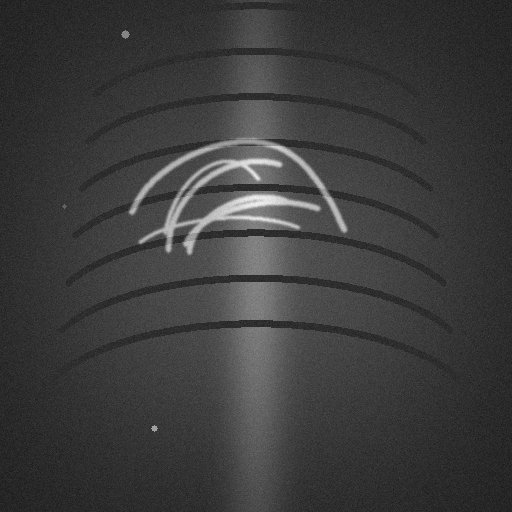
#> input picture data/synthetic/frame_002.tif, 512 x 512 px
$ python benchmark.py --input data/synthetic/frame_002.tif --input-dir data/synthetic
#> lines starting #> are read from the running program, lines starting #| are printed output that depends on the picture
### src/pipeline.py
"""
Coronary angiography enhancement: standard images, videos and DICOM (.dcm).

DICOM uses the SAME technique as video: every DICOM frame is rescaled once,
converted to uint8 with ONE shared intensity window, and then passed through
process_video_frame() (CLAHE -> black-hat -> Otsu/adaptive threshold ->
soft mask -> selective darkening -> light sharpening).

Entry points
  process_frame(img16, ...)        -> (background_uint16, final_uint16)   images
  process_video_frame(frame, ...)  -> uint8 BGR frame                      videos
  load_dicom_frames(path_or_bytes) -> (frames_uint8 (N,H,W), fps)          DICOM
  process_dicom_frames(frames8)    -> enhanced uint8 stack (N,H,W)         DICOM
  process_dicom_file(path)         -> (raw, enhanced) or enhanced stack    DICOM
  enhance_black_vessels(frame, ..) -> uint8 gray frame (dark vessels)
  calibrate_black_state(frames)    -> locked thresholds for a whole video

Academic/research visualization only. Not for clinical diagnosis.
"""

import argparse
import io
import time
from pathlib import Path

import cv2
import numpy as np
import pydicom


# ============================================================
# REUSABLE VIDEO CLAHE
# Defined once at module level so it is not rebuilt per frame.
# ============================================================

VIDEO_CLAHE = cv2.createCLAHE(
    clipLimit=1.3,
    tileGridSize=(8, 8)
)


# ============================================================
# IMAGE READING
# ============================================================

def read_gray16(path: str) -> np.ndarray:
    """Read a standard image (PNG, JPEG, TIFF, ...) as uint16 grayscale."""
#> called with path = 'data/synthetic/frame_002.tif'

    img = cv2.imread(str(Path(path)), cv2.IMREAD_UNCHANGED)
#> img is the input picture: shape (512, 512) uint16; min 5692, max 61933, mean 15546.7

    if img is None:
        raise FileNotFoundError(f"Cannot read image: {path}")

    if img.ndim == 3:
        if img.shape[2] == 4:
            img = cv2.cvtColor(img, cv2.COLOR_BGRA2GRAY)
        else:
            img = cv2.cvtColor(img, cv2.COLOR_BGR2GRAY)

    if img.dtype == np.uint16:
        return img

    if img.dtype == np.uint8:
        return img.astype(np.uint16) * 257

    values = img.astype(np.float32)
    values = np.nan_to_num(values, nan=0.0, posinf=0.0, neginf=0.0)

    if np.issubdtype(img.dtype, np.integer):
        info = np.iinfo(img.dtype)
        if info.min < 0:
            lo, hi = float(values.min()), float(values.max())
            if hi <= lo:
                return np.zeros(img.shape, dtype=np.uint16)
            values = (values - lo) / (hi - lo)
        else:
            values = values / max(float(info.max), 1.0)
    else:
        lo, hi = float(values.min()), float(values.max())
        if lo < 0 or hi > 1:
            if hi <= lo:
                return np.zeros(img.shape, dtype=np.uint16)
            values = (values - lo) / (hi - lo)

    return np.clip(values * 65535.0, 0, 65535).astype(np.uint16)


# ============================================================
# NORMALIZATION AND DISPLAY CONVERSION
# ============================================================

def robust_normalize16(
    img16: np.ndarray,
    low: float = 1.0,
    high: float = 99.5
) -> np.ndarray:
    """Percentile normalization for a grayscale image."""

    image = img16.astype(np.float32)
    lo, hi = np.percentile(image, (low, high))

    if hi <= lo + 1:
        return img16.copy()

    normalized = (image - lo) * (65535.0 / (hi - lo))
    return np.clip(normalized, 0, 65535).astype(np.uint16)


def to_uint8(
    image: np.ndarray,
    percentiles=(0.5, 99.5)
) -> np.ndarray:
    """Convert an image to uint8 for OpenCV processing/display."""

    if image.dtype == np.uint8:
        return image.copy()

    values = image.astype(np.float32)
    values = np.nan_to_num(values, nan=0.0, posinf=0.0, neginf=0.0)

    if image.dtype == np.uint16:
        return np.clip(values / 257.0, 0, 255).astype(np.uint8)

    lo, hi = np.percentile(values, percentiles)

    if hi <= lo:
        return np.zeros(image.shape, dtype=np.uint8)

    return np.clip(
        (values - lo) * (255.0 / (hi - lo)),
        0, 255
    ).astype(np.uint8)


def to_uint16(image: np.ndarray) -> np.ndarray:
    """Convert uint8 grayscale output to uint16."""

    return image.astype(np.uint16) * 257


# ============================================================
# CLAHE
# ============================================================

# [15 lines left out: function clahe16, not called in this run]


# ============================================================
# BACKGROUND SUPPRESSION
# ============================================================

def suppress_background(
    img16: np.ndarray,
    kernel_size: int = 21,
    keep_original: float = 0.80
) -> np.ndarray:
    """Estimate broad background and gently blend a detail-enhanced
    image with the original."""

    x8 = to_uint8(img16)

    kernel_size = max(3, int(kernel_size))
    if kernel_size % 2 == 0:
        kernel_size += 1

    kernel = cv2.getStructuringElement(
        cv2.MORPH_ELLIPSE,
        (kernel_size, kernel_size)
    )

    background = cv2.morphologyEx(x8, cv2.MORPH_OPEN, kernel)
    residual = cv2.subtract(x8, background)

    detail_weight = 1.0 - float(np.clip(keep_original, 0.0, 1.0))

    output = cv2.addWeighted(
        x8, 1.0 - detail_weight,
        residual, detail_weight,
        0
    )

    return to_uint16(output)


# ============================================================
# MULTI-SCALE VESSEL RESPONSE (legacy path)
# ============================================================

# [131 lines left out: functions vessel_response, clean_vessel_response, suppress_large_structures, enhance_vessel_layer, sharpen_vessels, not called in this run]


# ============================================================
# BLACK VESSELS WITHOUT BRIGHTENING THE IMAGE
#
#   1. Estimate and suppress the background (closing keeps big dark
#      vessels out of the estimate; only slow shading is divided out,
#      so overall brightness is unchanged - no contrast stretch).
#   2. Multi-scale black-hat vessel response on the corrected image.
#   3. Threshold the response (Otsu-based floor + hysteresis: weak thin
#      vessels survive only if they touch a strong one) -> vessel mask.
#   4. Darken pixels only where the mask says vessel:
#          result = base * (1 - strength * mask)
#   5. No CLAHE after darkening (it would bring background texture back);
#      only a very light unsharp mask.
# ============================================================

def _find_roi(gray8):
    """Bounding box (x0, y0, x1, y1) of the real image area, found from the
    strong intensity step at the edge of the dark vignette/border."""

    h, w = gray8.shape
    g = gray8.astype(np.float32)

    def edges(profile, n):
        p = cv2.GaussianBlur(profile.reshape(1, -1), (0, 0), 3).ravel()
        d = np.gradient(p)
        a = int(n * 0.30)
        i0 = int(np.argmax(d[:a]))                  # dark -> bright
        i1 = int(n - a + np.argmin(d[n - a:]))      # bright -> dark
        strength = min(d[i0], -d[i1])
        return i0, i1, strength

    cols = g[h // 4:3 * h // 4].mean(axis=0)
    rows = g[:, w // 4:3 * w // 4].mean(axis=1)
    x0, x1, sx = edges(cols, w)
    y0, y1, sy = edges(rows, h)

    if sx < 0.15 or sy < 0.15 or x1 - x0 < 0.4 * w or y1 - y0 < 0.4 * h:
        return 0, 0, w, h                            # no border found

    pad = max(2, int(0.008 * min(h, w)))
    return x0 + pad, y0 + pad, x1 - pad, y1 - pad


def _gray_float(frame):
    """Frame -> float32 gray on a 0..255 scale, without contrast stretching."""

    if frame.ndim == 3:
        code = cv2.COLOR_BGRA2GRAY if frame.shape[2] == 4 else cv2.COLOR_BGR2GRAY
        frame = cv2.cvtColor(frame, code)

    if frame.dtype == np.uint16:
        return frame.astype(np.float32) / 257.0

    if frame.dtype == np.uint8:
        return frame.astype(np.float32)

    return to_uint8(frame).astype(np.float32)


def enhance_black_vessels(
    frame,
    invert=False,          # True = source vessels are BRIGHT; output vessels are still black
    state=None,            # one dict per video (see calibrate_black_state)
    strength=0.88,         # 0..1 how black the vessels become (1 = fully black)
    sensitivity=1.0,       # >1 finds more thin vessels (and more noise); <1 is stricter
    shading=0.6,           # 0..1 how much slow background shading is flattened
    sharpen=0.15,          # light unsharp mask; 0 = off
    min_depth=0.55,        # strong seeds must be this fraction as deep as calibrated vessels
):
    """Return an 8-bit grayscale frame: same brightness, vessels darkened."""

    if frame is None or frame.size == 0:
        raise ValueError("Input frame is empty.")

    if state is None:
        state = {}

    gray = _gray_float(frame)
    if invert:
        gray = 255.0 - gray

    if "roi" not in state:
        state["roi"] = _find_roi(np.clip(gray, 0, 255).astype(np.uint8))

    x0, y0, x1, y1 = [int(v) for v in state["roi"]]
    crop = gray[y0:y1, x0:x1].astype(np.float32)
    h, w = crop.shape
    rs = min(h, w) / 1024.0

    denoised = cv2.GaussianBlur(crop, (0, 0), 0.8)

    # Clip black speckle for DETECTION only (the output keeps real pixels)
    floor_val = float(np.percentile(crop, 1.0))
    det = cv2.GaussianBlur(np.maximum(crop, floor_val), (0, 0), 0.9)
    logdet = np.log1p(np.maximum(det, 0)).astype(np.float32)

    # ---- STEP 1: estimate and suppress the background -------------
    max_vessel_px = 28 * rs
    ds = 4
    small = cv2.resize(
        logdet, (max(16, w // ds), max(16, h // ds)), interpolation=cv2.INTER_AREA
    )
    k = max(5, int(2 * max_vessel_px / ds) | 1)
    small = cv2.copyMakeBorder(small, k, k, k, k, cv2.BORDER_REFLECT)
    bg = cv2.morphologyEx(
        small, cv2.MORPH_CLOSE, cv2.getStructuringElement(cv2.MORPH_ELLIPSE, (k, k))
    )
    bg = cv2.GaussianBlur(bg, (0, 0), max(2.0, k / 3.0))[k:-k, k:-k]
    bg = cv2.resize(bg, (w, h), interpolation=cv2.INTER_LINEAR)
    flat = (logdet - bg).astype(np.float32)          # ~0 background, <0 vessels

    # Base image: divide out slow shading only. Dividing by a median-normalised
    # background keeps the average brightness unchanged.
    bg_lin = np.expm1(bg)
    shade = bg_lin / (float(np.median(bg_lin)) + 1e-6)
    base = denoised / np.power(np.maximum(shade, 0.05), shading)
    base = np.clip(base, 0, 255).astype(np.float32)

    # ---- STEP 2: black-hat vessel response ------------------------
    # 100*exp(flat) = background-corrected image (background ~100)
    corrected = (100.0 * np.exp(flat)).astype(np.float32)
    response = np.zeros_like(corrected)
    for size in (5, 9, 15, 25):
        size = max(3, int(round(size * rs)) | 1)
        kernel = cv2.getStructuringElement(cv2.MORPH_ELLIPSE, (size, size))
        np.maximum(
            response,
            cv2.morphologyEx(corrected, cv2.MORPH_BLACKHAT, kernel),
            out=response
        )
    response = cv2.GaussianBlur(response, (0, 0), 0.8)   # ~ % contrast below background

    # ---- STEP 3: threshold the response -> vessel mask ------------
    ref_now = float(np.percentile(response, 99.5)) + 1e-6
    ref = state["ref"] if state.get("locked") else ref_now
    r8 = np.clip(response / ref * 255.0, 0, 255).astype(np.uint8)

    if state.get("locked"):
        floor, seed, hi = state["floor"], state["seed"], state["hi"]
    else:
        otsu, _ = cv2.threshold(r8, 0, 255, cv2.THRESH_BINARY + cv2.THRESH_OTSU)
        otsu = float(otsu)
        floor = max(2.0, 0.70 * otsu)
        seed = max(floor + 1.0, otsu)
        # pixels at/above this response level become fully dark (strength)
        hi = max(1.25 * seed, floor + 1.0)
        if state.get("calibrating"):
            neg_now = abs(float(np.percentile(flat, 0.5))) + 1e-6
            state.setdefault("cal", []).append(
                (ref_now, floor, seed, max(hi, floor + 1.0), neg_now)
            )

    floor = floor / max(sensitivity, 1e-3)
    neg = (
        state["neg"] if state.get("locked")
        else abs(float(np.percentile(flat, 0.5))) + 1e-6
    )
    depth = np.clip(-flat / neg, 0, 1)

    weak = (r8 > floor).astype(np.uint8)
    strong = ((r8 > seed) & (depth > min_depth)).astype(np.uint8)
    n, lab, stats, _ = cv2.connectedComponentsWithStats(weak, connectivity=8)
    keep = np.zeros(n, np.uint8)
    keep[np.unique(lab[strong > 0])] = 1
    keep[0] = 0
    keep[stats[:, cv2.CC_STAT_AREA] < max(20, 2.5e-5 * h * w)] = 0
    mask = keep[lab].astype(np.float32)

    soft = np.clip((r8.astype(np.float32) - floor) / max(hi - floor, 1.0), 0, 1)
    vessel = cv2.GaussianBlur(soft * mask, (0, 0), 0.8)

    # ---- STEP 4: darken ONLY where the mask indicates vessels -----
    strength = float(np.clip(strength, 0.0, 1.0))
    result = base * (1.0 - strength * np.clip(vessel * 1.15, 0, 1))
    result = np.clip(result, 0, 255)

    # ---- STEP 5: no CLAHE after darkening (light unsharp only) ----
    if sharpen > 0:
        blur = cv2.GaussianBlur(result, (0, 0), 1.0)
        result = np.clip(result * (1.0 + sharpen) - blur * sharpen, 0, 255)

    full = gray.copy()                   # outside the image area: untouched
    full[y0:y1, x0:x1] = result

    return np.clip(full, 0, 255).astype(np.uint8)


# [32 lines left out: functions calibrate_black_state, enhance_coronaries, not called in this run]


def process_frame(
    img16: np.ndarray,
    invert: bool = False,
    black_vessels: bool = True,
    strength: float = 0.88,
    sensitivity: float = 1.0
):
    """Return background-corrected and final enhanced uint16 images.

    black_vessels=True (default): vessels are darkened only where detected,
    overall brightness is preserved and no CLAHE is applied afterwards.
    black_vessels=False: previous CLAHE-based behaviour.
    """

    if not black_vessels:
        return process_frame_legacy(img16, invert=invert)

    x = robust_normalize16(img16)
    x = cv2.GaussianBlur(x, (3, 3), 0.6)
    background = suppress_background(x, kernel_size=21, keep_original=0.80)

    final8 = enhance_black_vessels(
        img16, invert=invert, state={},
        strength=strength, sensitivity=sensitivity
    )
    return background, to_uint16(final8)


# [280 lines left out: functions process_frame_legacy, process_video_frame, _dicom_fps, load_dicom_frames, process_dicom_frames, process_dicom_file, not called in this run]


def process_dicom(path, invert=False, **kwargs):
    """Backward-compatible alias."""
    return process_dicom_file(path, invert=invert, **kwargs)


# ============================================================
# COMPARISON IMAGE
# ============================================================

# [78 lines left out: functions save_comparison, main, not called in this run]


# [2 lines that do not run on import are left out]

### benchmark.py
import argparse
import platform
import time
from pathlib import Path
import cv2
import numpy as np

from src.pipeline import read_gray16, process_frame


def benchmark(raw, warmup, iterations):
#> called with warmup = 50, iterations = 500
    for _ in range(warmup):
        process_frame(raw)
#> this loop made 50 passes
#> pass 1, in process_frame, `x = robust_normalize16(img16)`:
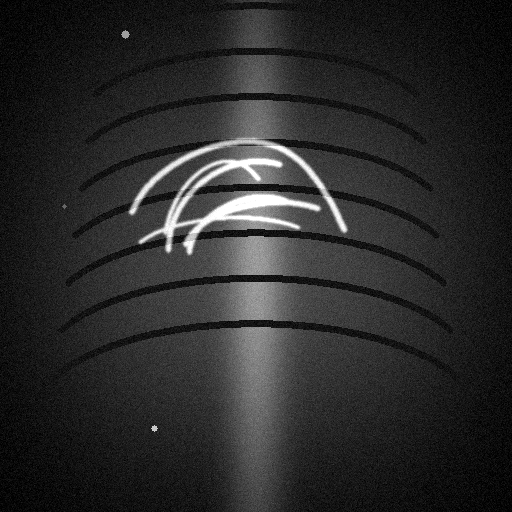
#> x: shape (512, 512) uint16; min 0, max 65535, mean 11057.9; drawn with min black and max white

    samples = np.empty(iterations, dtype=np.float64)
    for i in range(iterations):
        t0 = time.perf_counter_ns()
        process_frame(raw)
        samples[i] = (time.perf_counter_ns() - t0) / 1e6
#> this loop made 500 passes
#> pass 1, in suppress_background (call 51), `background = cv2.morphologyEx(x8, cv2.MORPH_OPEN, kernel)`:
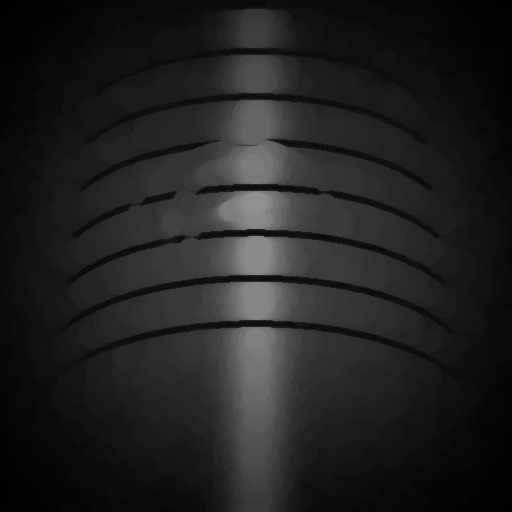
#> background: shape (512, 512); min 0, max 143, mean 32.3
#> pass 1, in suppress_background (call 51), `residual = cv2.subtract(x8, background)`:
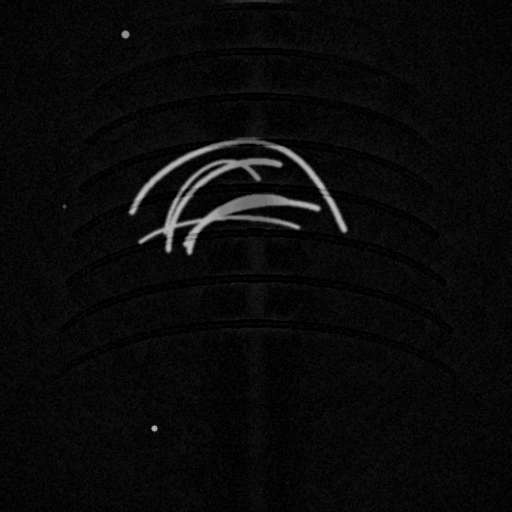
#> residual: shape (512, 512); min 0, max 197, mean 10.2

    return samples


def main():
    p = argparse.ArgumentParser()
    p.add_argument("--input")
    p.add_argument("--input-dir")
    p.add_argument("--warmup", type=int, default=50)
    p.add_argument("--iterations", type=int, default=500)
    args = p.parse_args()

    if args.input:
        raw = read_gray16(args.input)
    elif args.input_dir:
        paths = sorted(Path(args.input_dir).glob("*.tif"))
        if not paths:
            raise SystemExit("No TIFF images found.")
        raw = read_gray16(str(paths[0]))
    else:
        raise SystemExit("Provide --input or --input-dir")

    samples = benchmark(raw, args.warmup, args.iterations)
    avg = float(samples.mean())
    mn = float(samples.min())
    mx = float(samples.max())
    fps = 1000.0 / avg

    print("\n=== CORONARY IMAGE PIPELINE BENCHMARK ===")
    print(f"Resolution          : {raw.shape[1]} x {raw.shape[0]}")
#| Resolution          : 512 x 512
    print(f"Input dtype         : {raw.dtype}")
#| Input dtype         : uint16
    print(f"Warmup iterations   : {args.warmup}")
    print(f"Timed iterations    : {args.iterations}")
    print(f"Average latency     : {avg:.3f} ms")
#| Average latency     : 26.913 ms
    print(f"Minimum latency     : {mn:.3f} ms")
#| Minimum latency     : 24.684 ms
    print(f"Maximum latency     : {mx:.3f} ms")
#| Maximum latency     : 80.304 ms
    print(f"FPS (from average)  : {fps:.2f}")
#| FPS (from average)  : 37.16
    print(f"Python              : {platform.python_version()}")
    print(f"OS                  : {platform.platform()}")
    print(f"CPU                 : {platform.processor()}")
    print(f"OpenCV              : {cv2.__version__}")
    print(f"36 ms average PASS  : {'YES' if avg <= 36 else 'NO'}")
#| 36 ms average PASS  : YES
    print(f"36 ms maximum PASS  : {'YES' if mx <= 36 else 'NO'}")
#| 36 ms maximum PASS  : NO

    if mx <= 36:
        print("\nRESULT: Maximum measured latency meets the 36 ms requirement.")
    else:
        print("\nRESULT: Maximum measured latency does NOT meet the 36 ms requirement on this machine.")
        print("Do not claim compliance in the report unless the target evaluation hardware passes.")

if __name__ == "__main__":
    main()
